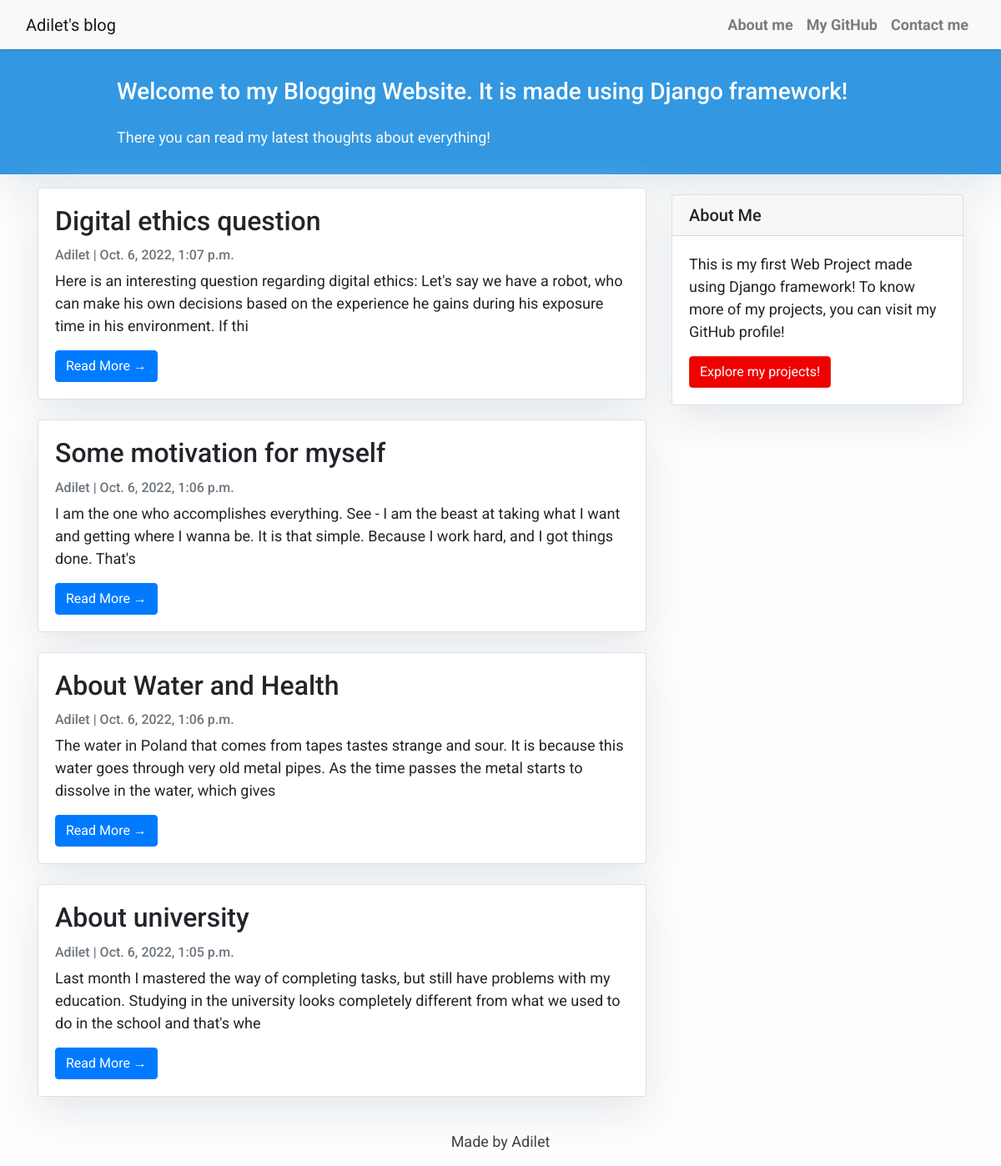
The page / on the database its author committed.
### my_blog/models.py (models this page shows, shortened)
class Post(models.Model):
    title = models.CharField(max_length=200, unique=True)
    slug = models.SlugField(max_length=200, unique=True)
    author = models.ForeignKey(User, on_delete=models.CASCADE, related_name='blog_posts')
    updated_on = models.DateTimeField(auto_now=True)
    content = models.TextField()
    created_on = models.DateTimeField(auto_now_add=True)
    status = models.IntegerField(choices=STATUS, default=0)
    class Meta:
        ordering = ['-created_on']

### my_blog/views.py (the view)
# urls.py: path('', views.PostList.as_view(), name='home'),
class PostList(generic.ListView):
    queryset = Post.objects.filter(status=1).order_by('-created_on')
    template_name = 'index.html'

### my_blog/templates/index.html (shortened to what this page needs)
{% extends 'base.html' %}
{% block content %}
<header class="masthead">
    <div class="container">
        <div class="row">
            <div class=" col-md-8 col-md-10 mx-auto">
                <div class="site-heading">
                    <h3 class=" site-heading my-4 mt-3 text-white"> Welcome to my Blogging Website. It is made using Django framework! </h3>
                    <p class="text-light">There you can read my latest thoughts about everything!</p>
                </div>
            </div>
        </div>
    </div>
</header>
<div class="container">
    <div class="row">
        <div class="col-md-8 mt-3 left">
            {% for post in post_list %}
            <div class="card mb-4">
                <div class="card-body">
                    <h2 class="card-title">{{ post.title }}</h2>
                    <p class="card-text text-muted h6">{{ post.author }} | {{ post.created_on}} </p>
                    <p class="card-text">{{post.content|slice:":200" }}</p>
                    <a href="{% url 'post_detail' post.slug  %}" class="btn btn-primary">Read More &rarr;</a>
                </div>
            </div>
            {% endfor %}
        </div>
        {% block sidebar %} {% include 'sidebar.html' %} {% endblock sidebar %}
    </div>
</div>
{%endblock%}

### my_blog/templates/base.html (shortened to what this page needs)
<!DOCTYPE html>
<html>
    <head>
        <link rel="stylesheet" href="https://maxcdn.bootstrapcdn.com/bootstrap/4.0.0/css/bootstrap.min.css"
 />
    </head>
    <body>
        <nav class="navbar navbar-expand-lg navbar-light bg-light shadow" id="mainNav">
            <div class="container-fluid">
                <a class="navbar-brand" href="{% url 'home' %}">Adilet's blog</a>
                <div class="collapse navbar-collapse" id="navbarResponsive">
                    <ul class="navbar-nav ml-auto">
                        <li class="nav-item text-black">
                            <a class="nav-link text-black font-weight-bold" href="#">About me</a>
                        </li>
                        <li class="nav-item text-black">
                            <a class="nav-link text-black font-weight-bold" href="#">My GitHub</a>
                        </li>
                        <li class="nav-item text-black">
                            <a class="nav-link text-black font-weight-bold" href="#">Contact me</a>
                        </li>
                    </ul>
                </div>
            </div>
        </nav>
        {% block content %}{% endblock content %}
        <footer class="py-3 bg-grey">
            <p class="m-0 text-dark text-center ">Made by Adilet</p>
        </footer>
    </body>
</html>

### my_blog/templates/sidebar.html (shortened to what this page needs)
{% block sidebar %}
<div class="col-md-4 float-right ">
<div class="card my-4">
        <h5 class="card-header">About Me</h5>
    <div class="card-body">
        <p class="card-text"> This is my first Web Project made using Django framework! To know more of my projects, you can visit my GitHub profile!</p>
        <a href="https://github.com/AdiletBaimyrza"
           class="btn btn-danger">Explore my projects!</a>
    </div>
</div>
</div>
{% endblock sidebar %}

### my_blog/templates/base.html (style rules this page uses)
body { font-family: "Roboto", sans-serif; font-size: 17px; background-color: #fdfdfd; }
.shadow { box-shadow: 0 4px 2px -2px rgba(0, 0, 0, 0.1); }
.btn-danger { color: #fff; background-color: #f00000; border-color: #dc281e; }
.masthead { background: #3398E1; height: auto; padding-bottom: 15px; box-shadow: 0 16px 48px #E3E7EB; padding-top: 10px; }

### my_blog/templates/index.html (style rules this page uses)
body { font-family: "Roboto", sans-serif; font-size: 18px; background-color: #fdfdfd; }
.card { box-shadow: 0 16px 48px #E3E7EB; }

### my_blog/templates/sidebar.html (style rules this page uses)
.card { box-shadow: 0 16px 48px #E3E7EB; }

### rows shown on the page
Post: title "Digital ethics question", author "Adilet", created_on "Oct. 6, 2022, 1:07 p.m.", content "Here is an interesting question regarding digital ethics: Let's say we have a robot, who can make his own decisions based on the experience he gains during his exposure time in his environment. If thi"
Post: title "Some motivation for myself", author "Adilet", created_on "Oct. 6, 2022, 1:06 p.m.", content "I am the one who accomplishes everything. See - I am the beast at taking what I want and getting where I wanna be. It is that simple. Because I work hard, and I got things done. That's"
Post: title "About Water and Health", author "Adilet", created_on "Oct. 6, 2022, 1:06 p.m.", content "The water in Poland that comes from tapes tastes strange and sour. It is because this water goes through very old metal pipes. As the time passes the metal starts to dissolve in the water, which gives"
Post: title "About university", author "Adilet", created_on "Oct. 6, 2022, 1:05 p.m.", content "Last month I mastered the way of completing tasks, but still have problems with my education. Studying in the university looks completely different from what we used to do in the school and that's whe"
